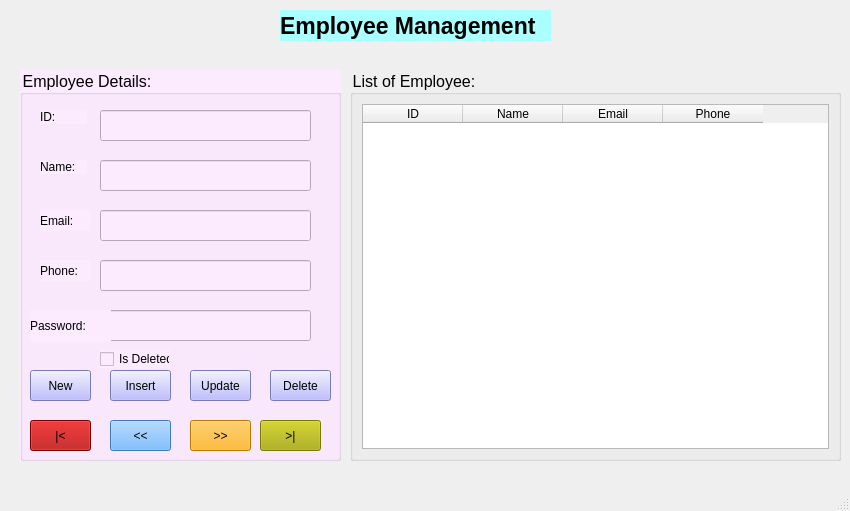
<?xml version="1.0" encoding="UTF-8"?>
<ui version="4.0">
 <class>MainWindow</class>
 <widget class="QMainWindow" name="MainWindow">
  <property name="geometry">
   <rect>
    <x>0</x>
    <y>0</y>
    <width>850</width>
    <height>511</height>
   </rect>
  </property>
  <property name="windowTitle">
   <string>MainWindow</string>
  </property>
  <widget class="QWidget" name="centralwidget">
   <widget class="QGroupBox" name="groupBox">
    <property name="geometry">
     <rect>
      <x>20</x>
      <y>70</y>
      <width>321</width>
      <height>391</height>
     </rect>
    </property>
    <property name="font">
     <font>
      <pointsize>12</pointsize>
     </font>
    </property>
    <property name="styleSheet">
     <string notr="true">background-color: rgb(252, 235, 255);
color: rgb(0, 0, 0);</string>
    </property>
    <property name="title">
     <string>Employee Details:</string>
    </property>
    <widget class="QLabel" name="label">
     <property name="geometry">
      <rect>
       <x>20</x>
       <y>40</y>
       <width>47</width>
       <height>14</height>
      </rect>
     </property>
     <property name="text">
      <string>ID:</string>
     </property>
    </widget>
    <widget class="QLineEdit" name="lineEditID">
     <property name="geometry">
      <rect>
       <x>80</x>
       <y>40</y>
       <width>211</width>
       <height>31</height>
      </rect>
     </property>
    </widget>
    <widget class="QLineEdit" name="lineEditName">
     <property name="geometry">
      <rect>
       <x>80</x>
       <y>90</y>
       <width>211</width>
       <height>31</height>
      </rect>
     </property>
    </widget>
    <widget class="QLabel" name="label_2">
     <property name="geometry">
      <rect>
       <x>20</x>
       <y>90</y>
       <width>47</width>
       <height>14</height>
      </rect>
     </property>
     <property name="text">
      <string>Name:</string>
     </property>
    </widget>
    <widget class="QLineEdit" name="lineEditEmail">
     <property name="geometry">
      <rect>
       <x>80</x>
       <y>140</y>
       <width>211</width>
       <height>31</height>
      </rect>
     </property>
    </widget>
    <widget class="QLabel" name="label_3">
     <property name="geometry">
      <rect>
       <x>20</x>
       <y>140</y>
       <width>51</width>
       <height>21</height>
      </rect>
     </property>
     <property name="text">
      <string>Email:</string>
     </property>
    </widget>
    <widget class="QLineEdit" name="lineEditPhone">
     <property name="geometry">
      <rect>
       <x>80</x>
       <y>190</y>
       <width>211</width>
       <height>31</height>
      </rect>
     </property>
    </widget>
    <widget class="QLabel" name="label_4">
     <property name="geometry">
      <rect>
       <x>20</x>
       <y>190</y>
       <width>51</width>
       <height>21</height>
      </rect>
     </property>
     <property name="text">
      <string>Phone:</string>
     </property>
    </widget>
    <widget class="QLineEdit" name="lineEditPassword">
     <property name="geometry">
      <rect>
       <x>70</x>
       <y>240</y>
       <width>221</width>
       <height>31</height>
      </rect>
     </property>
    </widget>
    <widget class="QLabel" name="label_5">
     <property name="geometry">
      <rect>
       <x>10</x>
       <y>240</y>
       <width>81</width>
       <height>31</height>
      </rect>
     </property>
     <property name="text">
      <string>Password:</string>
     </property>
    </widget>
    <widget class="QPushButton" name="pushButtonNew">
     <property name="geometry">
      <rect>
       <x>10</x>
       <y>300</y>
       <width>61</width>
       <height>31</height>
      </rect>
     </property>
     <property name="font">
      <font/>
     </property>
     <property name="styleSheet">
      <string notr="true">background-color: rgb(170, 170, 255);</string>
     </property>
     <property name="text">
      <string>New</string>
     </property>
    </widget>
    <widget class="QPushButton" name="pushButtonInsert">
     <property name="geometry">
      <rect>
       <x>90</x>
       <y>300</y>
       <width>61</width>
       <height>31</height>
      </rect>
     </property>
     <property name="font">
      <font/>
     </property>
     <property name="styleSheet">
      <string notr="true">background-color: rgb(170, 170, 255);

</string>
     </property>
     <property name="text">
      <string>Insert</string>
     </property>
    </widget>
    <widget class="QPushButton" name="pushButtonUpdate">
     <property name="geometry">
      <rect>
       <x>170</x>
       <y>300</y>
       <width>61</width>
       <height>31</height>
      </rect>
     </property>
     <property name="font">
      <font/>
     </property>
     <property name="styleSheet">
      <string notr="true">background-color: rgb(170, 170, 255);</string>
     </property>
     <property name="text">
      <string>Update</string>
     </property>
    </widget>
    <widget class="QPushButton" name="pushButtonDelete">
     <property name="geometry">
      <rect>
       <x>250</x>
       <y>300</y>
       <width>61</width>
       <height>31</height>
      </rect>
     </property>
     <property name="font">
      <font/>
     </property>
     <property name="styleSheet">
      <string notr="true">background-color: rgb(170, 170, 255);</string>
     </property>
     <property name="text">
      <string>Delete</string>
     </property>
    </widget>
    <widget class="QPushButton" name="pushButtonLast">
     <property name="geometry">
      <rect>
       <x>240</x>
       <y>350</y>
       <width>61</width>
       <height>31</height>
      </rect>
     </property>
     <property name="styleSheet">
      <string notr="true">background-color: rgb(170, 170, 0);</string>
     </property>
     <property name="text">
      <string>&gt;|</string>
     </property>
    </widget>
    <widget class="QPushButton" name="pushButtonNext">
     <property name="geometry">
      <rect>
       <x>170</x>
       <y>350</y>
       <width>61</width>
       <height>31</height>
      </rect>
     </property>
     <property name="styleSheet">
      <string notr="true">background-color: rgb(255, 170, 0);</string>
     </property>
     <property name="text">
      <string>&gt;&gt;</string>
     </property>
    </widget>
    <widget class="QPushButton" name="pushButtonFirst">
     <property name="geometry">
      <rect>
       <x>10</x>
       <y>350</y>
       <width>61</width>
       <height>31</height>
      </rect>
     </property>
     <property name="styleSheet">
      <string notr="true">background-color: rgb(170, 0, 0);</string>
     </property>
     <property name="text">
      <string>|&lt;</string>
     </property>
    </widget>
    <widget class="QPushButton" name="pushButtonPrevious">
     <property name="geometry">
      <rect>
       <x>90</x>
       <y>350</y>
       <width>61</width>
       <height>31</height>
      </rect>
     </property>
     <property name="styleSheet">
      <string notr="true">background-color: rgb(85, 170, 255);</string>
     </property>
     <property name="text">
      <string>&lt;&lt;</string>
     </property>
    </widget>
    <widget class="QCheckBox" name="checkBoxIsDeleted">
     <property name="geometry">
      <rect>
       <x>80</x>
       <y>280</y>
       <width>70</width>
       <height>18</height>
      </rect>
     </property>
     <property name="text">
      <string>Is Deleted</string>
     </property>
    </widget>
   </widget>
   <widget class="QGroupBox" name="groupBox_2">
    <property name="geometry">
     <rect>
      <x>350</x>
      <y>70</y>
      <width>491</width>
      <height>391</height>
     </rect>
    </property>
    <property name="font">
     <font>
      <pointsize>12</pointsize>
     </font>
    </property>
    <property name="styleSheet">
     <string notr="true">color: rgb(0, 0, 0);</string>
    </property>
    <property name="title">
     <string>List of Employee:</string>
    </property>
    <layout class="QVBoxLayout" name="verticalLayout">
     <item>
      <widget class="QTableWidget" name="tableWidgetEmployee">
       <column>
        <property name="text">
         <string>ID</string>
        </property>
       </column>
       <column>
        <property name="text">
         <string>Name</string>
        </property>
       </column>
       <column>
        <property name="text">
         <string>Email</string>
        </property>
       </column>
       <column>
        <property name="text">
         <string>Phone</string>
        </property>
       </column>
      </widget>
     </item>
    </layout>
   </widget>
   <widget class="QLabel" name="label_6">
    <property name="geometry">
     <rect>
      <x>280</x>
      <y>10</y>
      <width>271</width>
      <height>31</height>
     </rect>
    </property>
    <property name="font">
     <font>
      <pointsize>17</pointsize>
      <weight>75</weight>
      <bold>true</bold>
     </font>
    </property>
    <property name="styleSheet">
     <string notr="true">background-color: rgb(170, 255, 255);
color: rgb(0, 0, 0);</string>
    </property>
    <property name="text">
     <string>Employee Management</string>
    </property>
   </widget>
  </widget>
  <widget class="QMenuBar" name="menubar">
   <property name="geometry">
    <rect>
     <x>0</x>
     <y>0</y>
     <width>850</width>
     <height>22</height>
    </rect>
   </property>
  </widget>
  <widget class="QStatusBar" name="statusbar"/>
 </widget>
 <resources/>
 <connections/>
</ui>
